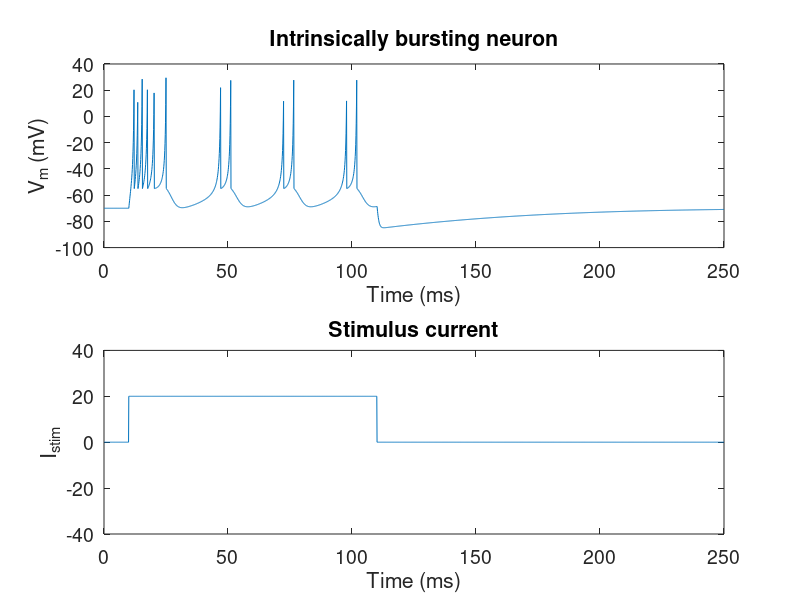

This figure's MATLAB source:
% Author: N.Pelot
% BME 515 - Fall 2014
% HW1
% Part 2
% Intrinsically bursting neuron

format compact
clear
close all

fntsz = 14;

%% Model parameters
% Misc parameters
Nneurons = 1;

% a, b, c, d are [unitless]
a = 0.02;         % Time scale of the recovery variable u; smaller a = slower recovery
b = 0.2;          % Defines resting potential & sensitivity of u to subthreshold v
c = -55;          % Defines after-spike reset value of v
d = 4;            % Defines after-spike reset value of u

vrest = -70;    % [mV]

% Temporal parameters
tmax = 250;       % total simulation time [ms]
dt = 0.1;         % time step [ms]
t = dt:dt:tmax;   % time axis [ms]

% Synapse parameters
% 0.05 and 2.5 or 3
Pmax = 1;         % [unitless]
%Pmax_total = 100;%0.5;      % [unitless]
tau_s = 2;        % [ms]

% Applied current parameters
Istim = 20;        % stimulation current amplitude [units?]
del = 10;        % stimulation current start time [ms]
dur = 100;             % Duration of applied current Iin [ms]
I = zeros(numel(t),Nneurons);  % Applied current as a function of time [uA/cm^2]

%% Time marching
% Initial conditions
v = zeros(numel(t),Nneurons);
v(1,:) = vrest;
u = squeeze(b.*v(1,:));         % Only plotting v(t) so don't need u(t) time course

% Time loop
for t_ind = 1:numel(t)-1
   for neuron_ind = 1:Nneurons
      if ((t(t_ind) >= del(neuron_ind)) && (t(t_ind) <= del(neuron_ind) + dur(neuron_ind)))
         I(t_ind,neuron_ind) = Istim(neuron_ind);
      end

      % Euler's forward method
      v(t_ind+1,neuron_ind) = v(t_ind,neuron_ind) + dt*(0.04*v(t_ind,neuron_ind)^2 +...
         5*v(t_ind,neuron_ind) + 140 - u(neuron_ind) + I(t_ind,neuron_ind));

      if (v(t_ind+1,neuron_ind) >= 30) % Auxiliary after-spike resetting
         v(t_ind+1,neuron_ind) = c;
         u(neuron_ind) = u(neuron_ind) + d;
      else
         % Euler's forward method
         u(neuron_ind) = u(neuron_ind) + dt*(a*(b*v(t_ind+1,neuron_ind)-u(neuron_ind)));
      end
   end
end

%% Plotting
figure
subplot(2,1,1)
plot(t,v)
set(gca,'fontsize',fntsz)
xlabel('Time (ms)')
ylabel('V_m (mV)')
title('Intrinsically bursting neuron')

subplot(2,1,2)
plot(t,I)
set(gca,'fontsize',fntsz)
xlabel('Time (ms)')
ylabel('I_s_t_i_m')
title('Stimulus current')
ylim([-2*abs(Istim) 2*abs(Istim)])